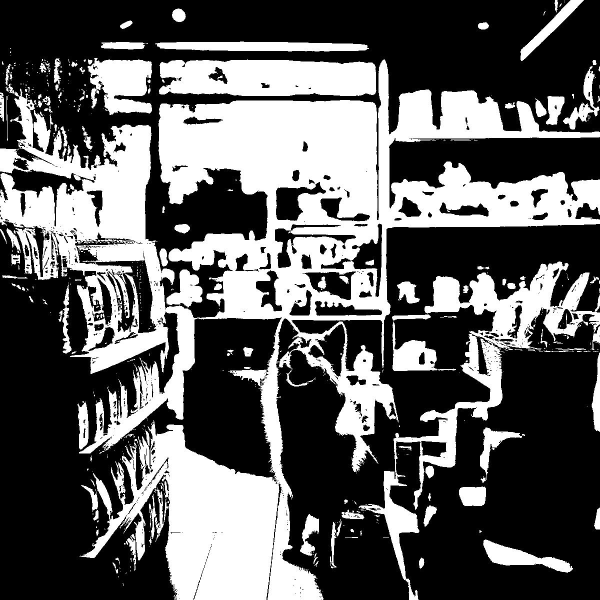
#> input picture augmented/BLACKWHITE_HappyDoginPetStore.jpeg, 1200 x 1200 px, given as the content of the folder ./images, which was not available (shown at 1/2 size)
$ python run.py
#> lines starting #> are read from the running program, lines starting #| are printed output that depends on the picture; after the words box and inside, x2 and y2 are one past the last pixel; in counts of white or black regions, pixels touching at a corner belong together; pictures that were not available may be replaced by others from this repository, and a replacement may not be noted
### src/augmentation.py
from PIL import Image, ImageEnhance
import os
from typing import List, Tuple, Optional
import numpy as np


class ImageAugmenter:
    TRANSFORMATIONS = {
        "FLIP_LEFT_RIGHT": Image.FLIP_LEFT_RIGHT,
        "FLIP_TOP_BOTTOM": Image.FLIP_TOP_BOTTOM,
        "ROTATE_90": Image.ROTATE_90,
        "ROTATE_180": Image.ROTATE_180,
        "ROTATE_270": Image.ROTATE_270,
        "TRANSPOSE": Image.TRANSPOSE,
        "TRANSVERSE": Image.TRANSVERSE
    }

    contrast_levels_rgb = {
        "LOW": 0.5,
        "MEDIUM": 1,
        "HIGH": 1.5,
        "VERY_HIGH": 2,
        "TOO_HIGH": 2.5
    }

    contrast_levels_white_and_black = {
        "LOW": 2,
        "MEDIUM": 4,
        "HIGH": 8,
        "VERY_HIGH": 16,
        "TOO_HIGH": 32
    }

    brightness_levels = {
        "LOW": 0.5,
        "MEDIUM": 1,
        "HIGH": 1.5,
        "VERY_HIGH": 2,
        "TOO_HIGH": 2.5
    }

    def __init__(self, input_dir: str = ".", output_dir: Optional[str] = None):
        self.input_dir = input_dir
        self.output_dir = output_dir or os.path.join(input_dir, "augmented")
        os.makedirs(self.output_dir, exist_ok=True)

    def get_image_files(self, extensions: Tuple[str, ...] = ('.jpg', '.jpeg', '.png')) -> List[str]:
        try:
            files = [
                f for f in os.listdir(self.input_dir)
                if f.lower().endswith(extensions)
            ]
            return files
        except FileNotFoundError:
            raise FileNotFoundError(f"Input directory '{self.input_dir}' not found")

    def contrast_image(self, image: Image.Image, filename: str) -> int:
        base_name, extension = os.path.splitext(filename)
        count = 0

        if image.mode != 'RGB':
            if image.mode in ('RGBA', 'LA') or (image.mode == 'P' and 'transparency' in image.info):
                image = image.convert('RGBA')  # Primero a RGBA
                background = Image.new('RGB', image.size, (100, 100, 100))  # Fondo gris
                background.paste(image, (0, 0), image)
                image = background
            else:
                image = image.convert('RGB')

        for level_name, level_value in self.contrast_levels_rgb.items():
            enhancer = ImageEnhance.Contrast(image)
            new_img = enhancer.enhance(level_value)
            output_filename = f"{base_name}_contrast_rgb_{level_name.lower()}{extension}"
            new_img.save(os.path.join(self.output_dir, output_filename))
            count += 1
        return count

    def brightness_image(self, image: Image.Image, filename: str) -> int:
        base_name, extension = os.path.splitext(filename)
        count = 0

        if image.mode != 'RGB':
            if image.mode in ('RGBA', 'LA') or (image.mode == 'P' and 'transparency' in image.info):
                image = image.convert('RGBA')  # Primero a RGBA
                background = Image.new('RGB', image.size, (100, 100, 100))  # Fondo gris
                background.paste(image, (0, 0), image)
                image = background
            else:
                image = image.convert('RGB')

        for level_name, level_value in self.brightness_levels.items():
            enhancer = ImageEnhance.Brightness(image)
            new_img = enhancer.enhance(level_value)
            output_filename = f"{base_name}_brightness_{level_name.lower()}{extension}"
            new_img.save(os.path.join(self.output_dir, output_filename))
            count += 1
        return count

    def quantize_image(self, image: Image.Image, filename: str) -> int:
        base_name, extension = os.path.splitext(filename)
        count = 0

        if image.mode != 'RGB':
            if image.mode in ('RGBA', 'LA') or (image.mode == 'P' and 'transparency' in image.info):
                image = image.convert('RGBA')  # Primero a RGBA
                background = Image.new('RGB', image.size, (100, 100, 100))  # Fondo gris
                background.paste(image, (0, 0), image)
                image = background
            else:
                image = image.convert('RGB')

        img_array = np.array(image, dtype=np.uint8)

        for level_name, n_levels in self.contrast_levels_white_and_black.items():
            quantized = (img_array // (256 // n_levels)) * (256 // n_levels)

            quantized_img = Image.fromarray(quantized.astype(np.uint8), 'RGB')
            output_filename = f"{base_name}_quantized_{level_name.lower()}{extension}"
            quantized_img.save(os.path.join(self.output_dir, output_filename))
            count += 1

        return count

    def augment_image(self, image: Image.Image, filename: str) -> int:
        base_name = os.path.splitext(filename)[0]
        extension = os.path.splitext(filename)[1]
        count = 0
        for transform_name, transform_method in self.TRANSFORMATIONS.items():
            try:
                augmented = image.transpose(transform_method)
                output_filename = f"{transform_name}_{base_name}{extension}"
                output_path = os.path.join(self.output_dir, output_filename)
                augmented.save(output_path)
                count += 1
            except Exception as e:
                print(f"Warning: Failed to apply {transform_name} to {filename}: {e}")
        return count

    def process_directory(self, extensions: Tuple[str, ...] = ('.jpg', '.jpeg', '.png')) -> dict:
        image_files_names = self.get_image_files(extensions)
        if not image_files_names:
            print(f"No images found in '{self.input_dir}' with extensions {extensions}")
            return {"processed": 0, "augmented": 0, "failed": 0}

        statistics = {"processed": 0, "augmented": 0, "failed": 0}
        print(f"Found {len(image_files_names)} images. Starting augmentation...")

        for filename in image_files_names:
            try:
                image_path = os.path.join(self.input_dir, filename)
                with Image.open(image_path) as img:
                    count = self.augment_image(img, filename)
                    count += self.contrast_image(img, filename)
                    count += self.brightness_image(img, filename)
                    count += self.quantize_image(img, filename)

                    statistics["processed"] += 1
                    statistics["augmented"] += count
                    print(f"✓ Processed: {filename} ({count} augmented images created)")
            except Exception as e:
                statistics["failed"] += 1
                print(f"✗ Failed to process {filename}: {e}")

        print(f"\nCompleted! Processed: {statistics['processed']}, Augmented: {statistics['augmented']}, Failed: {statistics['failed']}")
        print(f"Augmented images saved to: {self.output_dir}")
        return statistics


def augment_images(input_dir: str = ".", output_dir: Optional[str] = None) -> dict:
    augmenter = ImageAugmenter(input_dir, output_dir)
    return augmenter.process_directory()
#> in process_directory, img is the input picture: PIL image 1200x1200 L; min 0, max 255, mean 94.9
#> the loop in augment_image, `for transform_name, transform_method in self.TRANSFORMATIONS.items():` made 7 passes
#> pass 1, in augment_image, `augmented = image.transpose(transform_method)`:
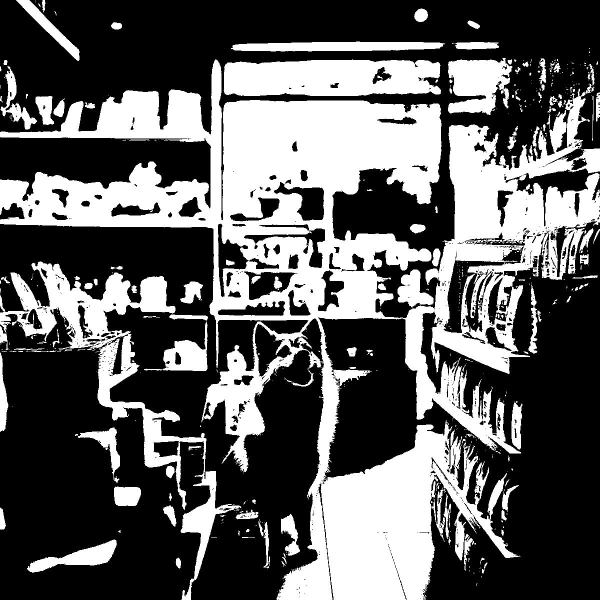
#> augmented: PIL image 1200x1200 L (shown at 1/2 size); min 0, max 255, mean 94.9
#> pass 2, in augment_image, `augmented = image.transpose(transform_method)`:
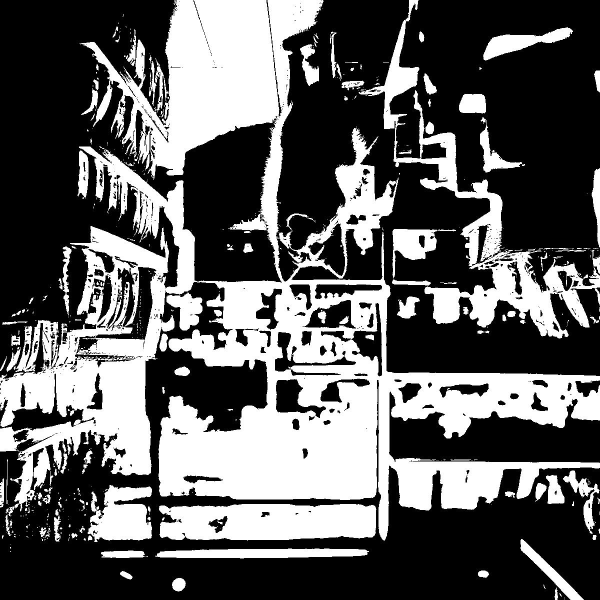
#> augmented: PIL image 1200x1200 L (shown at 1/2 size); min 0, max 255, mean 94.9
#> pass 3, in augment_image, `augmented = image.transpose(transform_method)`:
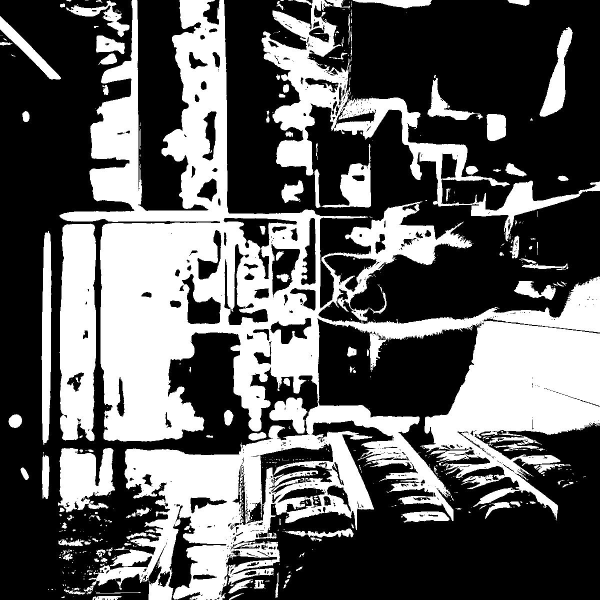
#> augmented: PIL image 1200x1200 L (shown at 1/2 size); min 0, max 255, mean 94.9
#> after the loop in augment_image, `for transform_name, transform_method in self.TRANSFORMATIONS.items():`:
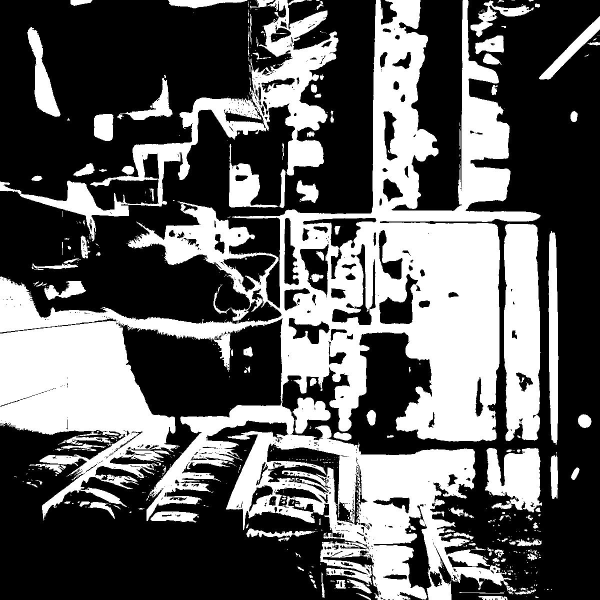
#> augmented: PIL image 1200x1200 L (shown at 1/2 size); min 0, max 255, mean 94.9
#> after the loop in augment_image, `for transform_name, transform_method in self.TRANSFORMATIONS.items():`: count = 7
#> the loop in contrast_image, `for level_name, level_value in self.contrast_levels_rgb.items():` made 5 passes
#> pass 1, in contrast_image, `new_img = enhancer.enhance(level_value)`:
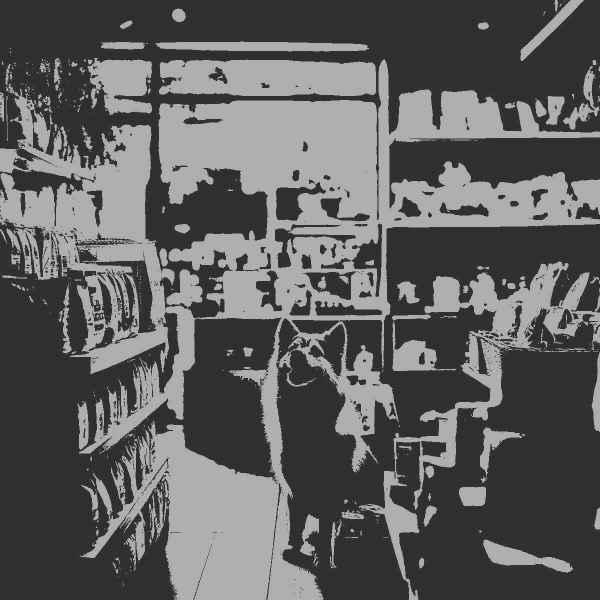
#> new_img: PIL image 1200x1200 RGB (shown at 1/2 size); min 47, max 175, mean 94.6
#> after the loop in contrast_image, `for level_name, level_value in self.contrast_levels_rgb.items():`: new_img: PIL image 1200x1200 RGB; 37.2% white; 586 white regions (442 under 20 px), largest, box (x1, y1, x2, y2) and area: (0, 119, 1200, 1200) 397259, (717, 523, 1200, 1200) 44424, (318, 119, 753, 192) 27811
#> after the loop in contrast_image, `for level_name, level_value in self.contrast_levels_rgb.items():`: count = 5
#> in process_directory, `count += self.contrast_image(img, filename)`: count = 12
#> the loop in brightness_image, `for level_name, level_value in self.brightness_levels.items():` made 5 passes
#> pass 1, in brightness_image, `new_img = enhancer.enhance(level_value)`:
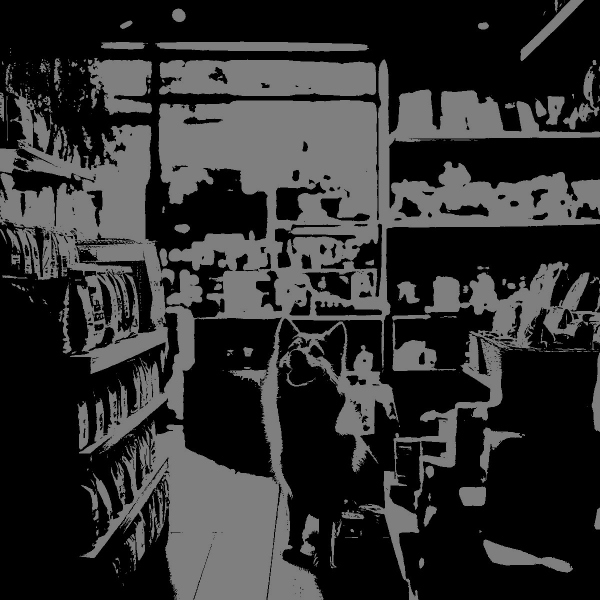
#> new_img: PIL image 1200x1200 RGB (shown at 1/2 size); min 0, max 127, mean 47.2
#> after the loop in brightness_image, `for level_name, level_value in self.brightness_levels.items():`: count = 5
#> in process_directory, `count += self.brightness_image(img, filename)`: count = 17
#> the loop in quantize_image, `for level_name, n_levels in self.contrast_levels_white_and_black.items..` made 5 passes
#> pass 3, in quantize_image, `quantized = (img_array // (256 // n_levels)) * (256 // n_levels)`:
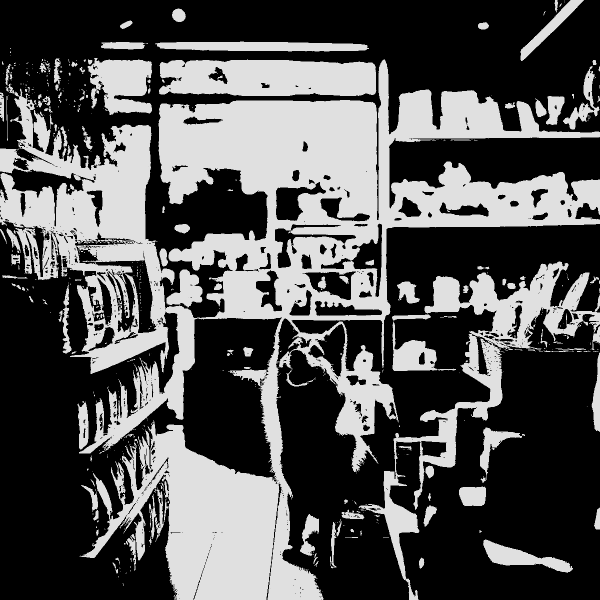
#> quantized: shape (1200, 1200, 3) (shown at 1/2 size); min 0, max 224, mean 83.3
#> after the loop in quantize_image, `for level_name, n_levels in self.contrast_levels_white_and_black.items..`: count = 5
#> in process_directory, `count += self.quantize_image(img, filename)`: count = 22
#| ✓ Processed: BLACKWHITE_HappyDoginPetStore.jpeg (22 augmented images created)
#| Completed! Processed: 1, Augmented: 22, Failed: 0
#| Augmented images saved to: ./augmented

### run.py
from src.augmentation import augment_images
resultados = augment_images(input_dir="./images", output_dir="./augmented")
#> resultados = {'processed': 1, 'augmented': 22, 'failed': 0}

print(f"\n✅ ¡Proceso completado!")
print(f"📊 Estadísticas: {resultados}")
#| 📊 Estadísticas: {'processed': 1, 'augmented': 22, 'failed': 0}
